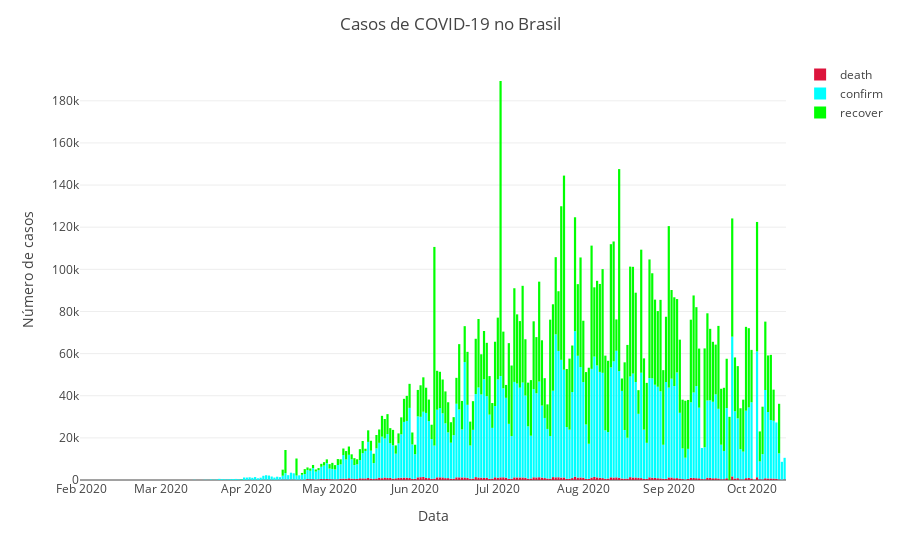

The cell this chart's notebook holds for it:
### Code cell
fig = px.bar(data,x='date',y=['death','confirm','recover'],
             color_discrete_sequence=['Crimson','Aqua','Lime'])
fig.update_layout(
    title={'text':"Casos de COVID-19 no Brasil",
           'x':0.5,'xanchor':'center'},
    xaxis_title="Data",
    yaxis_title="Número de casos",
    legend_title="",template = 'xgridoff')
fig.show()
fig.write_image("Todos.png",width=1000,height=600)

### Figure 1 — Plotly figure (JSON) as saved in the notebook; plotly's stock layout.template omitted (floating-point values rounded to 4 significant figures; data arrays with more than 128 entries replaced by an {"elided": "..."} marker saying what was removed)
{"data": [{"alignmentgroup": "True", "hovertemplate": "variable=death<br>date=%{x}<br>value=%{y}<extra></extra>", "legendgroup": "death", "marker": {"color": "Crimson"}, "name": "death", "offsetgroup": "death", "orientation": "v", "showlegend": true, "textposition": "auto", "type": "bar", "x": {"elided": "256 str values"}, "xaxis": "x", "y": {"elided": "256 int values"}, "yaxis": "y"}, {"alignmentgroup": "True", "hovertemplate": "variable=confirm<br>date=%{x}<br>value=%{y}<extra></extra>", "legendgroup": "confirm", "marker": {"color": "Aqua"}, "name": "confirm", "offsetgroup": "confirm", "orientation": "v", "showlegend": true, "textposition": "auto", "type": "bar", "x": {"elided": "256 str values"}, "xaxis": "x", "y": {"elided": "256 int values"}, "yaxis": "y"}, {"alignmentgroup": "True", "hovertemplate": "variable=recover<br>date=%{x}<br>value=%{y}<extra></extra>", "legendgroup": "recover", "marker": {"color": "Lime"}, "name": "recover", "offsetgroup": "recover", "orientation": "v", "showlegend": true, "textposition": "auto", "type": "bar", "x": {"elided": "256 str values"}, "xaxis": "x", "y": {"elided": "256 int values"}, "yaxis": "y"}], "layout": {"barmode": "relative", "legend": {"title": {"text": ""}, "tracegroupgap": 0}, "margin": {"t": 60}, "title": {"text": "Casos de COVID-19 no Brasil", "x": 0.5, "xanchor": "center"}, "xaxis": {"anchor": "y", "domain": [0, 1], "title": {"text": "Data"}}, "yaxis": {"anchor": "x", "domain": [0, 1], "title": {"text": "Número de casos"}}}}
